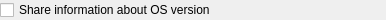
<?xml version="1.0" encoding="UTF-8"?>
<ui version="4.0">
 <class>MiscOptionsWidgetClass</class>
 <widget class="QWidget" name="MiscOptionsWidgetClass">
  <property name="geometry">
   <rect>
    <x>0</x>
    <y>0</y>
    <width>386</width>
    <height>19</height>
   </rect>
  </property>
  <layout class="QVBoxLayout" name="verticalLayout">
   <property name="margin">
    <number>0</number>
   </property>
   <item>
    <widget class="QCheckBox" name="chbshareOSVersion">
     <property name="text">
      <string>Share information about OS version</string>
     </property>
    </widget>
   </item>
  </layout>
 </widget>
 <layoutdefault spacing="6" margin="11"/>
 <resources/>
 <connections/>
</ui>
